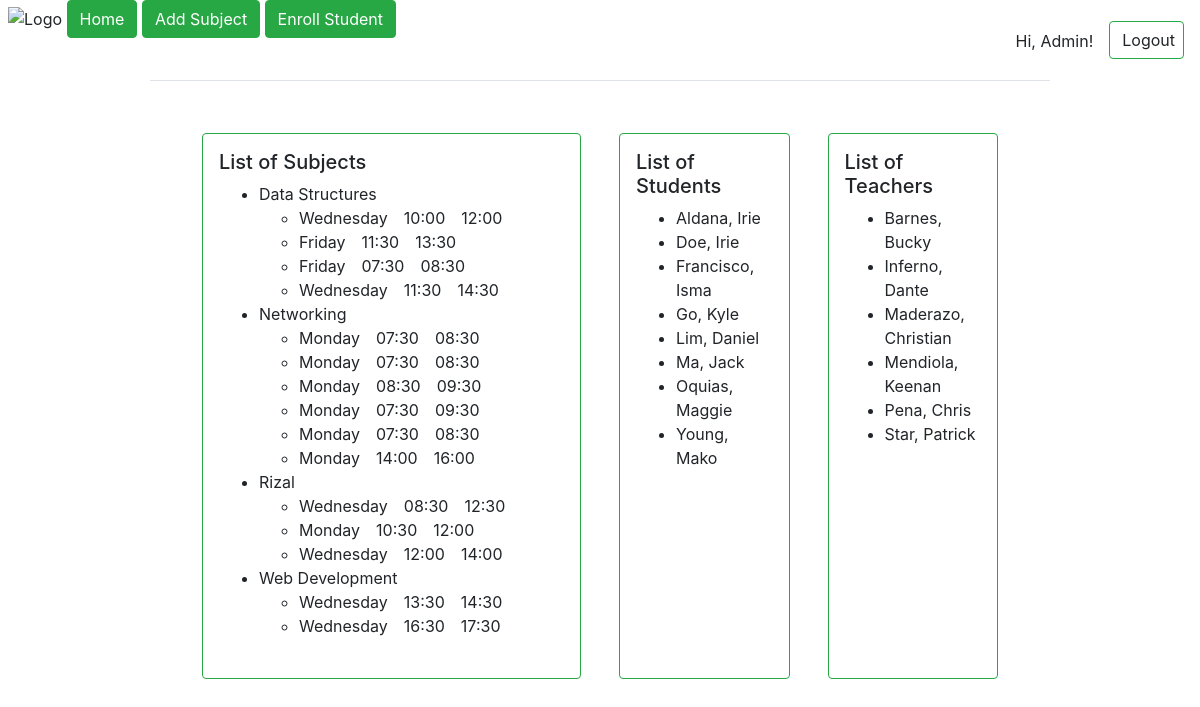
Screenshot of /_minismis/admin.php with the database file from the repository.
### tables this page shows
CREATE TABLE `subjects` (
  `subjName` varchar(50) NOT NULL
);

CREATE TABLE `users` (
  `fname` varchar(50) NOT NULL,
  `lname` varchar(50) NOT NULL,
  `email` varchar(50) NOT NULL,
  `pass` varchar(50) NOT NULL,
  `usertype` enum('student','teacher','admin') NOT NULL,
  `ID` int(10) NOT NULL
);

### _minismis/admin.php (the view, shortened to what this page needs)
<!DOCTYPE html>
<html lang="en">
<head>
    <link rel="stylesheet" href="style.css">
    <link rel="stylesheet" href="https://stackpath.bootstrapcdn.com/bootstrap/4.4.1/css/bootstrap.min.css">
</head>
<?php
    $servername = "localhost";
    $username = "root";
    $password = "";
    $dbname = "minismis";
    $conn = new mysqli($servername, $username, $password, $dbname);
?>
<body class="bg">
<?php
    include 'navbar.php';
?>
<div class="w-75 mainbg container bg-white p-5 border-top">
    <div class="row">
        <div class="col-md-6">
            <div class="border p-3 h-100 m-1 border-success rounded">
                <h5>List of Subjects</h5>
                <ul>
                    <?php
                    $sql = "SELECT subjName FROM subjects ORDER BY subjName ASC";
                    $result = $conn->query($sql);
                    if($result->num_rows > 0){
                        while($row = $result->fetch_assoc()){
                            echo "<li>".ucwords($row['subjName'])."</li>";
                            $sql2 = "SELECT tday, tstart, tend FROM schedule WHERE subjName='".$row['subjName']."'";
                            $result2 = $conn->query($sql2);
                            while($row2 = $result2->fetch_assoc()){
                                $start = $row2['tstart'];
                                $end = $row2['tend'];
                                $end = gmdate("H:i", $end);
                                $start = gmdate("H:i", $start);
                                echo "<ul>";
                                echo "<li>".$row2['tday']. "&emsp;".$start."&emsp;".$end."</li>";
                                echo "</ul>";
                            }
                        }
                    }
                    ?>
                </ul>
            </div>
        </div>
        <div class="col-md-3">
            <div class="m-1 border p-3 h-100 border-success rounded">
                <h5>List of Students</h5>
                <ul>
                    <?php
                        $sql = "SELECT fname, lname FROM users WHERE usertype='student' ORDER BY lname ASC";
                        $result = $conn->query($sql);
                        if($result->num_rows > 0){
                            while($row = $result->fetch_assoc()){
                                echo "<li>".ucfirst($row['lname']).", ".ucfirst($row['fname'])."</li>";
                            }
                        }
                    ?>
                </ul>
            </div>
        </div>
        <div class="col-md-3">
            <div class="m-1 border p-3 h-100 border-success rounded">
                <h5>List of Teachers</h5>
                <ul>
                    <?php
                        $sql = "SELECT fname, lname FROM users WHERE usertype='teacher' ORDER BY lname ASC";
                        $result = $conn->query($sql);
                        if($result->num_rows > 0){
                            while($row = $result->fetch_assoc()){
                                echo "<li>".ucfirst($row['lname']).", ".ucfirst($row['fname'])."</li>";
                            }
                        }
                    ?>
                </ul>
            </div>
        </div>
    </div>
</div>
</body>
</html>

### _minismis/navbar.php
<div class="w-100 nav bg-white">
    <div class="float-left w-75">
        <img src="https://www.clopified.com/wp-content/uploads/2019/04/university-of-san-carlos-logo.png" class="logo pl-2" alt="Logo"> </img>
        <a href="admin.php"  class="btn btn-success">Home</a>
        <a href="addSubject.php"  class="btn btn-success">Add Subject</a>
        <a href="enrollStudent.php"  class="btn btn-success">Enroll Student</a>
    </div>
    <div class="float-right w-25 pr-3 my-auto">
        <a href="register.php"  class="btn border-success float-right pr-2">Logout</a>
        <h7 class="float-right pt-2 pr-3">Hi, Admin!</h7>
    </div>
</div>

### _minismis/style.css (style rules this page uses)
body { margin: 0px; padding: 0px; }
.bg { background-image: url("https://i.pinimg.com/originals/96/85/d6/9685d6681bd8d3b3e2d2789cafd3e996.jpg"); overflow-y: scroll; overflow-x: hidden; }
.logo { height: 10vh; width: auto; }
.nav { height: 10vh; width: 100%; background-color: white; }
.mainbg { min-height: 90vh; height: 100%; }

### rows the page displays
subjects: subjName "Data Structures", tday "Wednesday", start "10:00", end "12:00", tday "Friday", start "11:30", end "13:30", start "07:30", end "08:30", end "14:30"
subjects: subjName "Networking", tday "Monday", start "07:30", end "08:30", start "08:30", end "09:30", start "14:00", end "16:00"
subjects: subjName "Rizal", tday "Wednesday", start "08:30", end "12:30", tday "Monday", start "10:30", end "12:00", start "12:00", end "14:00"
subjects: subjName "Web Development", tday "Wednesday", start "13:30", end "14:30", start "16:30", end "17:30"
users: lname "Aldana", fname "Irie"
users: lname "Doe", fname "Irie"
users: lname "Francisco", fname "Isma"
users: lname "Go", fname "Kyle"
users: lname "Lim", fname "Daniel"
users: lname "Ma", fname "Jack"
users: lname "Oquias", fname "Maggie"
users: lname "Young", fname "Mako"
users: lname "Barnes", fname "Bucky"
users: lname "Inferno", fname "Dante"
users: lname "Maderazo", fname "Christian"
users: lname "Mendiola", fname "Keenan"
users: lname "Pena", fname "Chris"
users: lname "Star", fname "Patrick"
